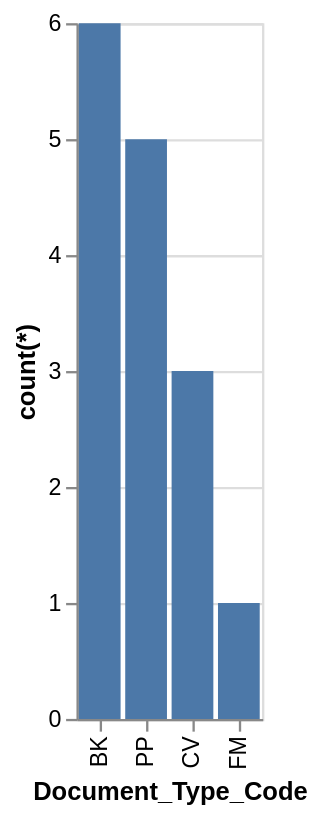

Write a Vega-Lite specification for this figure.
### Vega-Lite specification from a JSON file in a GitHub repository (floating-point values rounded to 4 significant figures)
{"data": {"values": [{"x_data": "BK", "y_data": 6}, {"x_data": "PP", "y_data": 5}, {"x_data": "CV", "y_data": 3}, {"x_data": "FM", "y_data": 1}]}, "mark": "bar", "encoding": {"x": {"field": "x_data", "type": "nominal", "title": "Document_Type_Code", "sort": {"op": "sum", "field": "y_data", "order": "descending"}}, "y": {"field": "y_data", "type": "quantitative", "title": "count(*)"}}}
